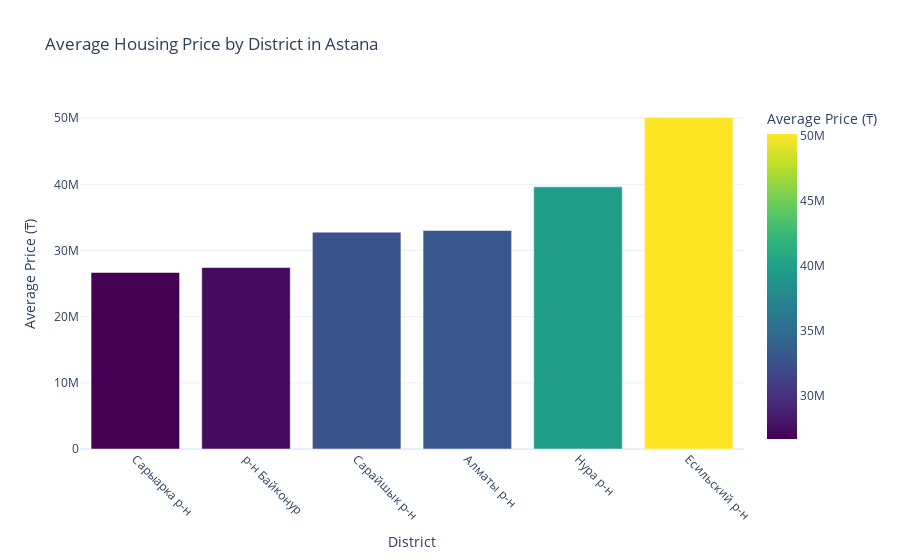

The notebook cell saved with this chart:
### Code cell
task_3 = df_astana
task_3['Цена в тг'] = task_3['Цена в тг']*1_000_000
average_price_by_district = task_3.groupby("Район")["Цена в тг"].mean().reset_index()
average_price_by_district = average_price_by_district.sort_values(by="Цена в тг")

fig = px.bar(
    average_price_by_district,
    x="Район",
    y="Цена в тг",
    title="Average Housing Price by District in Astana",
    labels={"Район": "District", "Цена в тг": "Average Price (₸)"},
    color="Цена в тг",
    color_continuous_scale="Viridis"
)

fig.update_layout(
    xaxis_title="District",
    yaxis_title="Average Price (₸)",
    xaxis_tickangle=45,
    template="plotly_white"
)

fig.show()

### Figure 1 — Plotly figure (JSON) as saved in the notebook; plotly's stock layout.template omitted (floating-point values rounded to 4 significant figures)
{"data": [{"alignmentgroup": "True", "hovertemplate": "District=%{x}<br>Average Price (₸)=%{marker.color}<extra></extra>", "legendgroup": "", "marker": {"color": [26670000.0, 27420000.0, 32770000.0, 33020000.0, 39620000.0, 50110000.0], "coloraxis": "coloraxis", "pattern": {"shape": ""}}, "name": "", "offsetgroup": "", "orientation": "v", "showlegend": false, "textposition": "auto", "type": "bar", "x": ["Сарыарка р-н", "р-н Байконур", "Сарайшык р-н", "Алматы р-н", "Нура р-н", "Есильский р-н"], "xaxis": "x", "y": [26670000.0, 27420000.0, 32770000.0, 33020000.0, 39620000.0, 50110000.0], "yaxis": "y"}], "layout": {"barmode": "relative", "coloraxis": {"colorbar": {"title": {"text": "Average Price (₸)"}}, "colorscale": [[0, "#440154"], [0.1111, "#482878"], [0.2222, "#3e4989"], [0.3333, "#31688e"], [0.4444, "#26828e"], [0.5556, "#1f9e89"], [0.6667, "#35b779"], [0.7778, "#6ece58"], [0.8889, "#b5de2b"], [1, "#fde725"]]}, "legend": {"tracegroupgap": 0}, "title": {"text": "Average Housing Price by District in Astana"}, "xaxis": {"anchor": "y", "domain": [0, 1], "tickangle": 45, "title": {"text": "District"}}, "yaxis": {"anchor": "x", "domain": [0, 1], "title": {"text": "Average Price (₸)"}}}}
